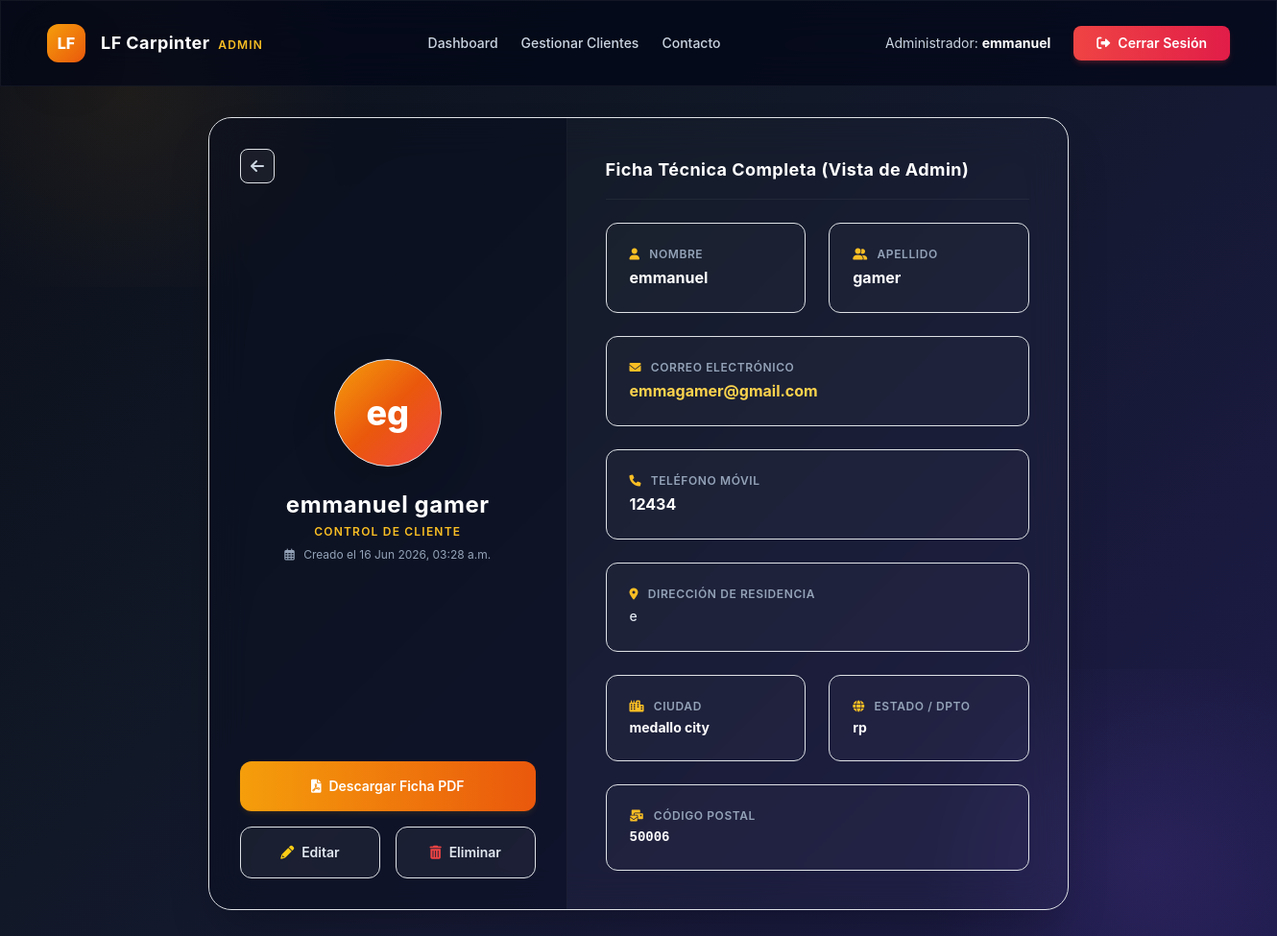
The app's page /adminpanel/clientes/1/ (signed in) with its own data.
### dcrm/website/models.py (models this page shows, shortened)
class Cliente(models.Model):
    letras_regex = RegexValidator(r'^[a-zA-ZáéíóúÁÉÍÓÚñÑ\s]+$', 'Solo se permiten letras y espacios en este campo.')
    telefono_regex = RegexValidator(r'^\+?[\d\s\-\(\)]+$', 'El número de teléfono contiene caracteres no válidos.')
    alfa_num_regex = RegexValidator(r'^[a-zA-Z0-9áéíóúÁÉÍÓÚñÑ\s\.,#-]+$', 'Contiene caracteres especiales no permitidos.')
    fecha_registro = models.DateTimeField(auto_now_add=True)
    nombre = models.CharField(max_length=100, validators=[letras_regex])
    apellido = models.CharField(max_length=100, validators=[letras_regex])
    correo = models.EmailField()
    telefono = models.CharField(max_length=20, validators=[telefono_regex])
    direccion = models.CharField(max_length=255, validators=[alfa_num_regex])
    ciudad = models.CharField(max_length=100, validators=[letras_regex])
    estado = models.CharField(max_length=100, validators=[letras_regex])
    codigo_postal = models.CharField(max_length=20, validators=[RegexValidator(r'^[\d\-a-zA-Z]+$', 'Formato de código postal no válido')])

### customadmin/views.py (the view)
# urls.py: path('clientes/<int:pk>/', views.cliente_detail, name='cliente_detail'),
@role_required('admin')
def cliente_detail(request, pk):
    cliente = get_object_or_404(Cliente, pk=pk)
    return render(request, 'customadmin/cliente_detail.html', {'cliente': cliente})

### customadmin/templates/customadmin/cliente_detail.html (shortened to what this page needs)
{% extends 'customadmin_base.html' %}
{% load static %}
{% block content %}
<div class="max-w-4xl mx-auto">
    <div class="glass-card w-full rounded-3xl shadow-2xl overflow-hidden grid grid-cols-1 md:grid-cols-12 border border-white/5 relative z-10">
        <div class="md:col-span-5 bg-slate-950/40 p-8 flex flex-col justify-between items-center text-center border-r border-white/5">
            <div class="w-full flex justify-start">
                <a hx-get="{% url 'customadmin:cliente_list' %}" hx-target="#spa-container" hx-select="#spa-container" hx-push-url="true" class="h-9 w-9 rounded-lg bg-white/5 hover:bg-white/10 text-slate-300 hover:text-white transition flex items-center justify-center border border-white/5 cursor-pointer" title="Regresar a la Lista">
                    <i class="fas fa-arrow-left"></i>
                </a>
            </div>
            <div class="my-6 flex flex-col items-center">
                <div class="h-28 w-28 rounded-full bg-gradient-to-br from-amber-500 via-orange-600 to-red-500 flex items-center justify-center text-white text-4xl font-extrabold shadow-lg shadow-amber-500/25 border border-white/10 mb-4 animate-pulse">
                    {{ cliente.nombre|slice:":1" }}{{ cliente.apellido|slice:":1" }}
                </div>
                <h1 class="text-2xl font-bold text-white tracking-wide">{{ cliente.nombre }} {{ cliente.apellido }}</h1>
                <div class="text-xs text-amber-400 font-semibold uppercase tracking-widest mt-1">Control de Cliente</div>
                <div class="text-xs text-slate-400 mt-2"><i class="far fa-calendar-alt mr-1.5"></i> Creado el {{ cliente.fecha_registro|date:"d M Y, h:i a" }}</div>
            </div>
            <div class="w-full flex flex-col gap-3 mt-4">
                <a href="{% url 'customadmin:download_pdf' cliente.id %}" class="w-full bg-gradient-to-r from-amber-500 to-orange-600 text-white py-3 rounded-xl font-semibold text-sm flex items-center justify-center gap-2 hover:opacity-90 transition shadow-md shadow-amber-500/10">
                    <i class="fas fa-file-pdf"></i> Descargar Ficha PDF
                </a>
                <div class="grid grid-cols-2 gap-3">
                    <a hx-get="{% url 'customadmin:cliente_edit' cliente.id %}" hx-target="#spa-container" hx-select="#spa-container" hx-push-url="true" class="bg-white/5 hover:bg-white/10 text-slate-200 hover:text-white py-3 rounded-xl font-semibold text-sm border border-white/5 flex items-center justify-center gap-2 transition cursor-pointer">
                        <i class="fas fa-pencil-alt text-yellow-400"></i> Editar
                    </a>
                    <a hx-get="{% url 'customadmin:cliente_delete' cliente.id %}" hx-target="#spa-container" hx-select="#spa-container" hx-push-url="true" class="bg-white/5 hover:bg-red-500/20 text-slate-200 hover:text-red-300 py-3 rounded-xl font-semibold text-sm border border-white/5 flex items-center justify-center gap-2 transition cursor-pointer">
                        <i class="fas fa-trash-alt text-red-500"></i> Eliminar
                    </a>
                </div>
            </div>
        </div>
        <div class="md:col-span-7 p-8 md:p-10 flex flex-col justify-center">
            <h2 class="text-lg font-bold text-white mb-6 border-b border-white/5 pb-3 tracking-wide">Ficha Técnica Completa (Vista de Admin)</h2>
            <div class="grid grid-cols-1 sm:grid-cols-2 gap-4">
                <div class="glass-inner bg-white/[0.02] border border-white/5 rounded-xl p-4">
                    <div class="text-xs text-slate-400 uppercase font-semibold tracking-wider mb-1"><i class="fas fa-user mr-1.5 text-amber-400"></i> Nombre</div>
                    <div class="text-white font-bold text-base">{{ cliente.nombre }}</div>
                </div>
                <div class="glass-inner bg-white/[0.02] border border-white/5 rounded-xl p-4">
                    <div class="text-xs text-slate-400 uppercase font-semibold tracking-wider mb-1"><i class="fas fa-user-friends mr-1.5 text-amber-400"></i> Apellido</div>
                    <div class="text-white font-bold text-base">{{ cliente.apellido }}</div>
                </div>
                <div class="glass-inner bg-white/[0.02] border border-white/5 rounded-xl p-4 sm:col-span-2">
                    <div class="text-xs text-slate-400 uppercase font-semibold tracking-wider mb-1"><i class="fas fa-envelope mr-1.5 text-amber-400"></i> Correo Electrónico</div>
                    <a href="mailto:{{ cliente.correo }}" class="text-amber-300 hover:text-amber-200 font-bold text-base hover:underline block break-all">{{ cliente.correo }}</a>
                </div>
                <div class="glass-inner bg-white/[0.02] border border-white/5 rounded-xl p-4 sm:col-span-2">
                    <div class="text-xs text-slate-400 uppercase font-semibold tracking-wider mb-1"><i class="fas fa-phone mr-1.5 text-amber-400"></i> Teléfono Móvil</div>
                    <a href="tel:{{ cliente.telefono }}" class="text-white font-bold text-base hover:underline block">{{ cliente.telefono }}</a>
                </div>
                <div class="glass-inner bg-white/[0.02] border border-white/5 rounded-xl p-4 sm:col-span-2">
                    <div class="text-xs text-slate-400 uppercase font-semibold tracking-wider mb-1"><i class="fas fa-map-marker-alt mr-1.5 text-amber-400"></i> Dirección de Residencia</div>
                    <div class="text-slate-200 font-medium text-sm leading-relaxed">{{ cliente.direccion }}</div>
                </div>
                <div class="glass-inner bg-white/[0.02] border border-white/5 rounded-xl p-4">
                    <div class="text-xs text-slate-400 uppercase font-semibold tracking-wider mb-1"><i class="fas fa-city mr-1.5 text-amber-400"></i> Ciudad</div>
                    <div class="text-white font-bold text-sm">{{ cliente.ciudad }}</div>
                </div>
                <div class="glass-inner bg-white/[0.02] border border-white/5 rounded-xl p-4">
                    <div class="text-xs text-slate-400 uppercase font-semibold tracking-wider mb-1"><i class="fas fa-globe mr-1.5 text-amber-400"></i> Estado / Dpto</div>
                    <div class="text-white font-bold text-sm">{{ cliente.estado }}</div>
                </div>
                <div class="glass-inner bg-white/[0.02] border border-white/5 rounded-xl p-4 sm:col-span-2">
                    <div class="text-xs text-slate-400 uppercase font-semibold tracking-wider mb-1"><i class="fas fa-mail-bulk mr-1.5 text-amber-400"></i> Código Postal</div>
                    <div class="text-white font-mono font-bold text-sm">{{ cliente.codigo_postal }}</div>
                </div>
            </div>
        </div>
    </div>
</div>
{% endblock %}

### customadmin/templates/customadmin_base.html (shortened to what this page needs)
{% load static %}
<!doctype html>
<html lang="es">
<head>
    <link href="{% static 'css/bootstrap.min.css' %}" rel="stylesheet">
    <script src="{% static 'js/tailwindcss.js' %}"></script>
    <link href="{% static 'css/all.min.css' %}" rel="stylesheet">
</head>
<body class="pb-12">
    <nav class="glass-card sticky top-0 z-50 border-b border-white/5 bg-slate-950/70">
        <div class="container mx-auto px-6 py-4 flex flex-col md:flex-row items-center justify-between gap-4">
            <div class="flex items-center gap-3">
                <div class="h-10 w-10 rounded-xl bg-gradient-to-br from-amber-500 to-orange-600 flex items-center justify-center font-extrabold text-white text-base shadow-lg shadow-amber-500/30">LF</div>
                <span class="text-white font-bold text-lg tracking-wide">LF Carpinter <span class="text-xs uppercase tracking-widest text-amber-400 font-semibold ml-1">ADMIN</span></span>
            </div>
            <div class="flex items-center gap-6 text-sm font-medium">
                <a hx-get="{% url 'customadmin:dashboard' %}" hx-target="#spa-container" hx-select="#spa-container" hx-push-url="true" class="text-slate-300 hover:text-white hover:underline transition cursor-pointer">Dashboard</a>
                <a hx-get="{% url 'customadmin:cliente_list' %}" hx-target="#spa-container" hx-select="#spa-container" hx-push-url="true" class="text-slate-300 hover:text-white hover:underline transition cursor-pointer">Gestionar Clientes</a>
                <a hx-get="{% url 'customadmin:contacto' %}" hx-target="#spa-container" hx-select="#spa-container" hx-push-url="true" class="text-slate-300 hover:text-white hover:underline transition cursor-pointer">Contacto</a>
            </div>
            <div class="flex items-center gap-6">
                <span class="text-slate-300 text-sm hidden sm:inline">Administrador: <strong class="text-white">{{ user.get_full_name|default:user.username }}</strong></span>
                <a href="{% url 'logout' %}" class="bg-gradient-to-r from-red-500 to-rose-600 text-white px-4 py-2 rounded-lg font-semibold hover:opacity-90 transition text-sm flex items-center gap-2 shadow-md shadow-red-500/20">
                    <i class="fas fa-sign-out-alt"></i> Cerrar Sesión
                </a>
            </div>
        </div>
    </nav>
    <div class="container mx-auto px-6 mt-8 relative z-10" id="spa-container">
        {% block content %}
        {% endblock %}
    </div>
</body>
</html>

### customadmin/templates/customadmin_base.html (style rules this page uses)
body { background: linear-gradient(135deg, #0b0f19 0%, #111827 40%, #1e1b4b 100%); font-family: 'Inter', sans-serif; min-height: 100vh; color: #f3f4f6; position: relative; overflow-x: hidden; }
body::before { content: ''; position: absolute; top: -10%; left: -10%; width: 40%; height: 40%; background: radial-gradient(circle, rgba(245, 158, 11, 0.08) 0%, transparent 70%); pointer-events: none; }
body::after { content: ''; position: absolute; bottom: -10%; right: -10%; width: 40%; height: 40%; background: radial-gradient(circle, rgba(139, 92, 246, 0.12) 0%, transparent 70%); pointer-events: none; }
.glass-card { background: rgba(255, 255, 255, 0.02); border: 1px solid rgba(255, 255, 255, 0.06); backdrop-filter: blur(20px); -webkit-backdrop-filter: blur(20px); }

### records on screen
Cliente: nombre "e", apellido "g", nombre "emmanuel", apellido "gamer", fecha_registro "16 Jun 2026, 03:28 a.m.", correo "emmagamer@gmail.com", telefono "12434", direccion "e", ciudad "medallo city", estado "rp", codigo_postal "50006"

### other values on screen
{{ user.get_full_name|default:user.username }} "emmanuel"
